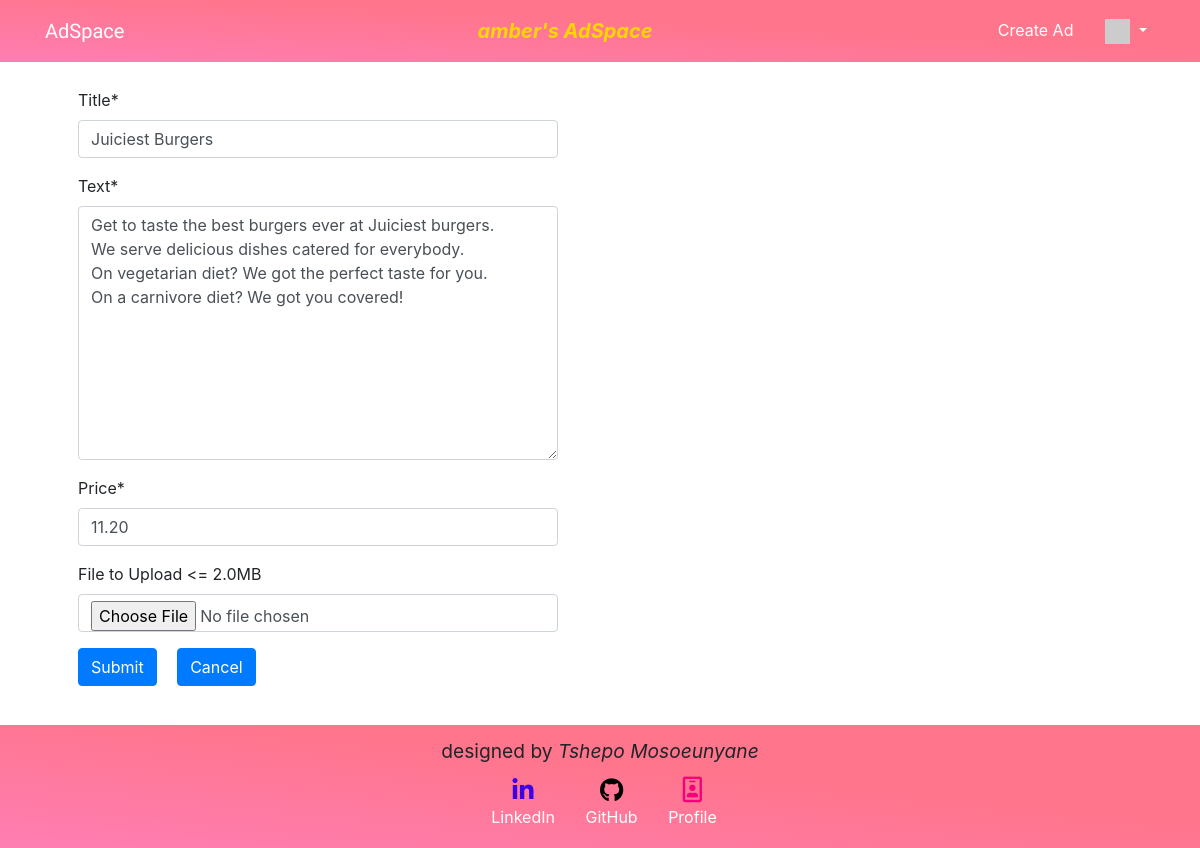
Page /ad/18/update (signed in) on the committed database.
### ads/models.py (models this page shows, shortened)
class Ad(models.Model) :
    title = models.CharField(
            max_length=200,
            validators=[MinLengthValidator(2, "Title must be greater than 2 characters")]
    )
    price = models.DecimalField(max_digits=7, decimal_places=2, null=True)
    text = models.TextField()
    owner = models.ForeignKey(settings.AUTH_USER_MODEL, on_delete=models.CASCADE)
    favorites = models.ManyToManyField(settings.AUTH_USER_MODEL,
        through='Fav', related_name='favorite_ads')
    created_at = models.DateTimeField(auto_now_add=True)
    updated_at = models.DateTimeField(auto_now=True)
    picture = models.BinaryField(null=True, editable=True)
    content_type = models.CharField(max_length=256, null=True, help_text='The MIMEType of the file')

### ads/views.py (the view, shortened to what this page needs)
class AdUpdateView(OwnerUpdateView):
    model = Ad
    template_name = 'ads/ad_form.html'
    def get(self, request, pk):
        ad = get_object_or_404(self.model, id=pk, owner=self.request.user)
        form = CreateForm(instance=ad)
        context = {'form': form}
        return render(request, self.template_name, context)

### ads/forms.py (shortened to what this page needs)
class CreateForm(forms.ModelForm):
    max_upload_limit = 2 * 1024 * 1024
    max_upload_limit_text = naturalsize(max_upload_limit)
    picture = forms.FileField(required=False, label='File to Upload <= '+max_upload_limit_text)
    upload_field_name = 'picture'
    class Meta:
        model = Ad
        fields = ['title', 'text', 'price', 'picture']  # Picture is manual

### home/context_processors.py (called while the page is built)
def settings(request):
    return {
        'settings': django_settings,
    }

### home/templatetags/app_tags.py (called while the page is built)
@register.filter(name='gravatar')
def gravatar(user, size=35):
    email = str(user.email.strip().lower()).encode('utf-8')
    email_hash = md5(email).hexdigest()
    url = "//www.gravatar.com/avatar/{0}?s={1}&d=identicon&r=PG"
    return url.format(email_hash, size)

### ads/templates/ads/ad_form.html (shortened to what this page needs)
{% extends "base_menu.html" %}
{% load crispy_forms_tags %}
{% block content %}
<div class="container mt-5 pt-4 px-5">
  <p>
    <form action="" method="post" id="upload_form" enctype="multipart/form-data">
      {{ form|crispy }}
      <input type="submit" class="btn btn-primary mr-3" value="Submit">
      <input type="submit" class="btn btn-primary" value="Cancel" onclick="window.location.href='{% url 'ads:all' %}';return false;">
    </form>
  </p>
</div>
{% endblock %}

### home/templates/base_menu.html (shortened to what this page needs)
{% extends "base_bootstrap.html" %}
{% block navbar %}
  {% load app_tags %}
  <nav class="navbar fixed-top navbar-expand-lg">
    <div class="container">
      <div class="navbar-header">
        <a class="navbar-brand" href="{% url 'ads:all' %}">{{ settings.APP_NAME }}</a>
      </div>
      {% if user.is_authenticated %}
        <div class="navbar-text d-none d-sm-block ml-auto">{{request.user.username}}'s AdSpace</div>
      {% endif %}
      <ul class="navbar-nav flex-row ml-auto">
        {% if user.is_authenticated %}
        <li class="nav-item mr-3">
          <a class="nav-link" href="{% url 'ads:ad_create' %}">Create Ad</a>
        </li>
        <li class="nav-item dropdown">
          <a class="nav-link dropdown-toggle" href="#" id="navbarDropdown" role="button" data-toggle="dropdown" aria-haspopup="true" aria-expanded="false">
            <img style="width: 25px;" src="{{ user|gravatar:60 }}" /><b class="caret"></b>
          </a>
        </li>
        {% endif %}
      </ul>
    </div>
  </nav>
{% endblock %}
{% block footer %}
  <div class="footer">
    <p class="mb-1" style="font-size: 1.2em;">designed by <em>Tshepo Mosoeunyane</em></p>
    <div class="text-center py-0">
      <a class="btn btn-social-icon btn-linkedin ml-2" href="https://www.linkedin.com/in/tshepo-mosoeunyane" rel="noreferrer" target="_blank">
        <i class="fa fa-linkedin text-reset" style="font-size: 1.5em; color: rgb(62, 0, 231);"></i> <br>
        <span>LinkedIn</span>
      </a>
      <a class="btn btn-social-icon btn-github" href="https://github.com/Lemour-sudo" rel="noreferrer" target="_blank">
        <i class="fa fa-github" style="font-size: 1.5em; color: black;"></i> <br>
        <span>GitHub</span>
      </a>
      <a class="btn btn-social-icon" href="#" rel="noreferrer" target="_blank">
        <i class="fa fa-id-badge" style="font-size: 1.6em; color: rgb(247, 0, 124);"></i> <br>
        <span>Profile</span>
      </a>
    </div>
  </div>
{% endblock %}

### home/static/css/styles.css (style rules this page uses)
:root { --passionate-bed-gradient: linear-gradient(to bottom left, #ff758c 40%, #ff7eb3 100%); }
html { height: 100%; }
body { position: relative; min-height: 100%; padding-bottom: 9rem; }
input, textarea { max-width: 30em; }
.navbar { color: white; background: var(--passionate-bed-gradient); }
.navbar-brand { font-family: 'Inknut Antiqua'; }
.navbar a { color: white; }
.navbar-text { font-size: 1.25em; font-style: italic; font-weight: bold; color: gold; }
.footer { position: absolute; bottom: 0; width: 100%; padding: 0.75em 0; text-align: center; background: var(--passionate-bed-gradient); }
.footer span { color: white; }

### rows in the picture
Ad: title "Juiciest Burgers", text "Get to taste the best burgers ever at Juiciest burgers. We serve delicious dishes catered for everybody. On vegetarian diet? We got the perfect taste for you. On a carnivore diet? We got you covered!", price "11.20"

### other values in the picture
{{ settings.APP_NAME }} "AdSpace"
{{ request.user.username }} "amber"
